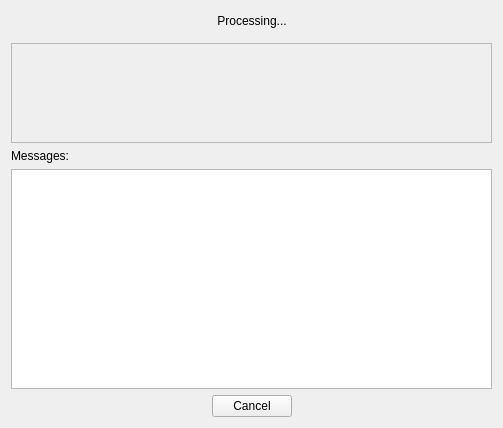
<?xml version="1.0" encoding="UTF-8"?>
<ui version="4.0">
 <class>CMultiProgressWidget</class>
 <widget class="QWidget" name="CMultiProgressWidget">
  <property name="geometry">
   <rect>
    <x>0</x>
    <y>0</y>
    <width>503</width>
    <height>428</height>
   </rect>
  </property>
  <property name="windowTitle">
   <string>Dialog</string>
  </property>
  <layout class="QVBoxLayout" name="verticalLayout">
   <item>
    <layout class="QHBoxLayout" name="horizontalLayout_2">
     <item>
      <spacer name="horizontalSpacer_2">
       <property name="orientation">
        <enum>Qt::Horizontal</enum>
       </property>
       <property name="sizeHint" stdset="0">
        <size>
         <width>40</width>
         <height>20</height>
        </size>
       </property>
      </spacer>
     </item>
     <item>
      <widget class="QLabel" name="lblCaption">
       <property name="styleSheet">
        <string notr="true">font: 12pt &quot;MS Shell Dlg 2&quot;;</string>
       </property>
       <property name="text">
        <string>Processing...</string>
       </property>
       <property name="alignment">
        <set>Qt::AlignCenter</set>
       </property>
      </widget>
     </item>
     <item>
      <spacer name="horizontalSpacer_3">
       <property name="orientation">
        <enum>Qt::Horizontal</enum>
       </property>
       <property name="sizeHint" stdset="0">
        <size>
         <width>40</width>
         <height>20</height>
        </size>
       </property>
      </spacer>
     </item>
    </layout>
   </item>
   <item>
    <widget class="QWidget" name="widget_2" native="true"/>
   </item>
   <item>
    <widget class="QFrame" name="frame">
     <property name="minimumSize">
      <size>
       <width>0</width>
       <height>100</height>
      </size>
     </property>
     <property name="frameShape">
      <enum>QFrame::StyledPanel</enum>
     </property>
     <property name="frameShadow">
      <enum>QFrame::Raised</enum>
     </property>
    </widget>
   </item>
   <item>
    <widget class="QLabel" name="label_4">
     <property name="text">
      <string>Messages:</string>
     </property>
    </widget>
   </item>
   <item>
    <widget class="QPlainTextEdit" name="pteMessages">
     <property name="readOnly">
      <bool>true</bool>
     </property>
    </widget>
   </item>
   <item>
    <layout class="QHBoxLayout" name="horizontalLayout">
     <item>
      <spacer name="horizontalSpacer">
       <property name="orientation">
        <enum>Qt::Horizontal</enum>
       </property>
       <property name="sizeHint" stdset="0">
        <size>
         <width>40</width>
         <height>20</height>
        </size>
       </property>
      </spacer>
     </item>
     <item>
      <widget class="QPushButton" name="btnCancel">
       <property name="text">
        <string>Cancel</string>
       </property>
      </widget>
     </item>
     <item>
      <spacer name="horizontalSpacer_4">
       <property name="orientation">
        <enum>Qt::Horizontal</enum>
       </property>
       <property name="sizeHint" stdset="0">
        <size>
         <width>40</width>
         <height>20</height>
        </size>
       </property>
      </spacer>
     </item>
    </layout>
   </item>
  </layout>
 </widget>
 <resources/>
 <connections/>
</ui>
